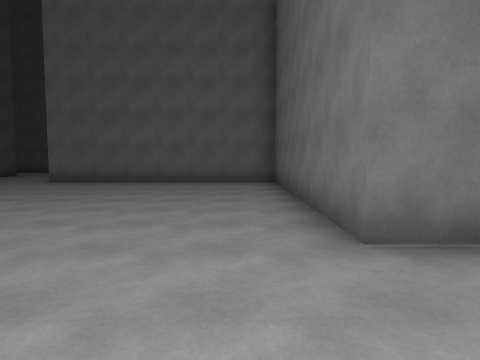
view 1 (above)

24 first-person views from a walk through a 3-D level made in the Unity game engine. The camera is 1.5 m above the floor, tilts 4° down and sees 75° across. The floor is counted in squares, 2.14 m on a side. Each view is taken from the middle of a square. On the plan, view 1 faces up. The plan holds only what a view shows up to about 10 squares ahead; the rest is blank. The place goes on beyond the plan. The player is left out.

view 2
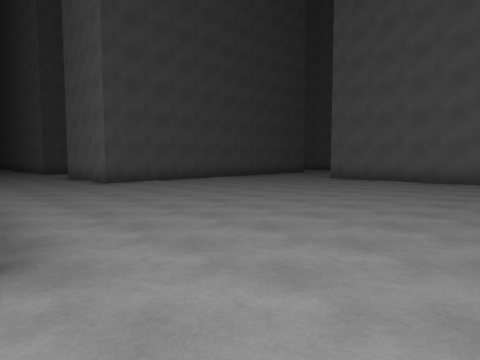

view 3
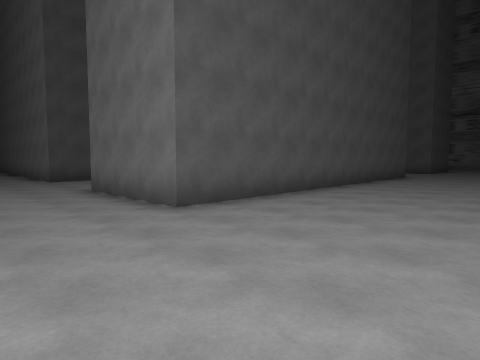

view 4
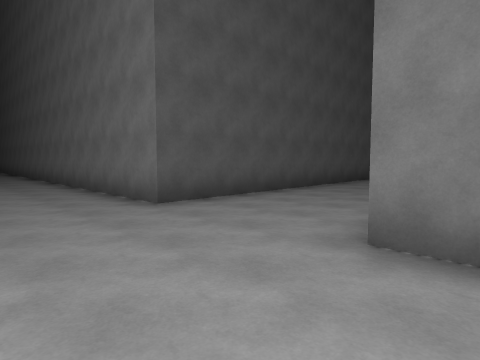

view 5
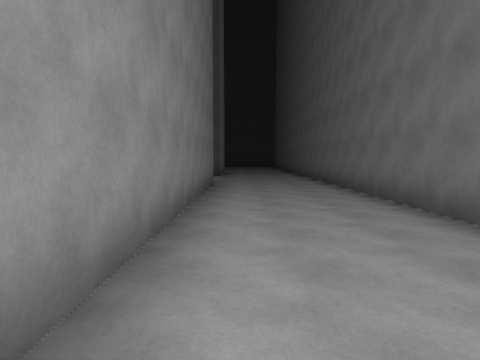

view 6
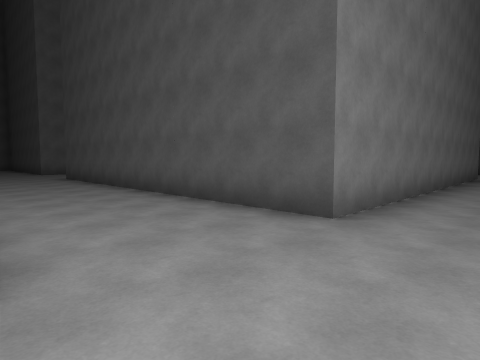

view 7
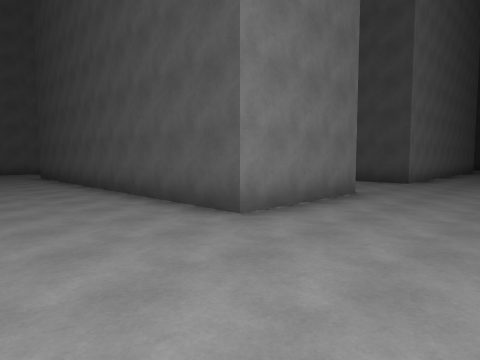

view 8
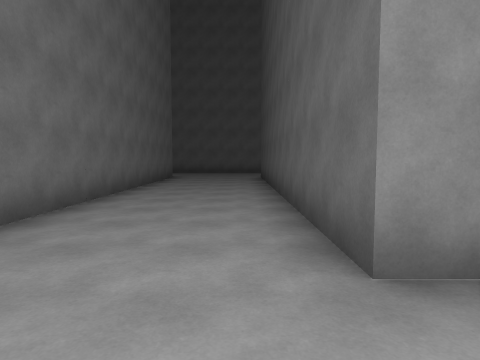

view 9
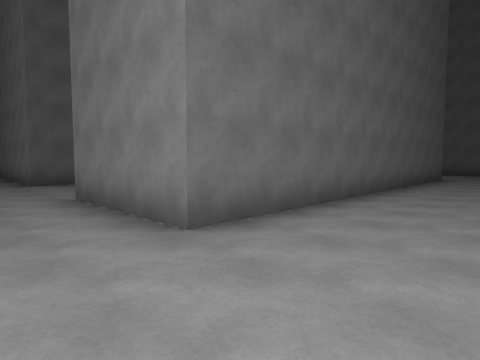

view 10
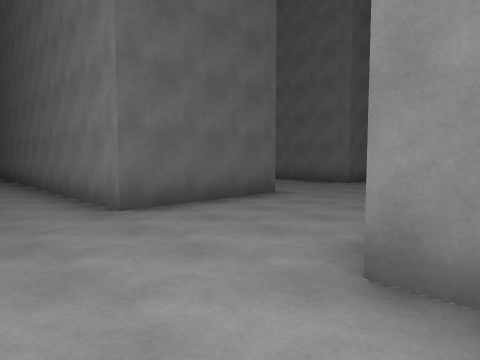

view 11
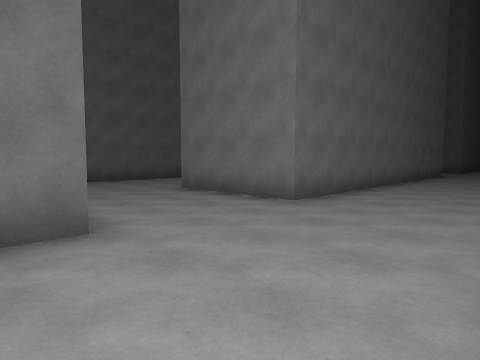

view 12
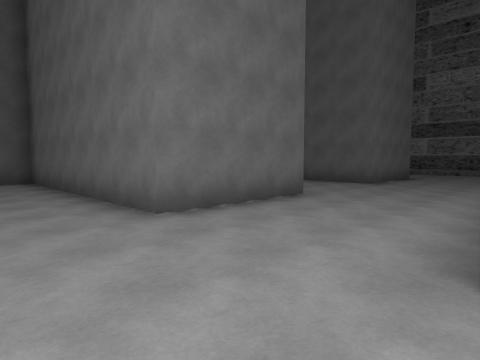

view 13
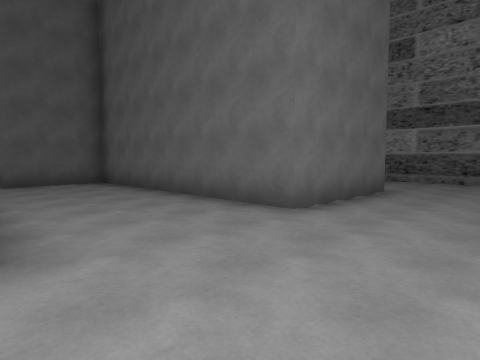

view 14
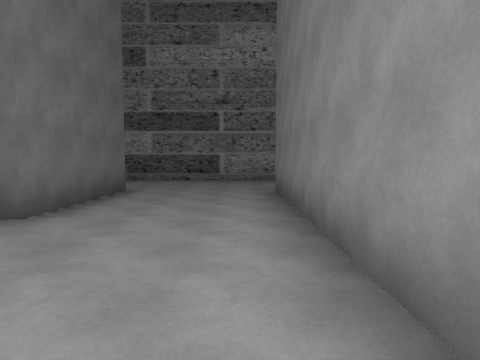

view 15
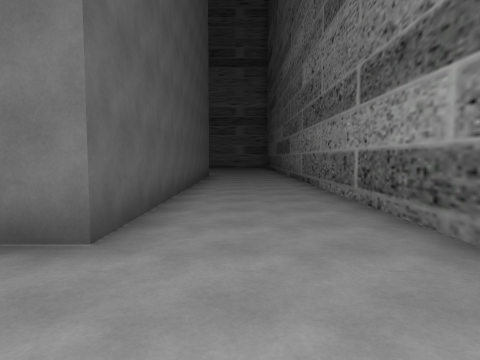

view 16
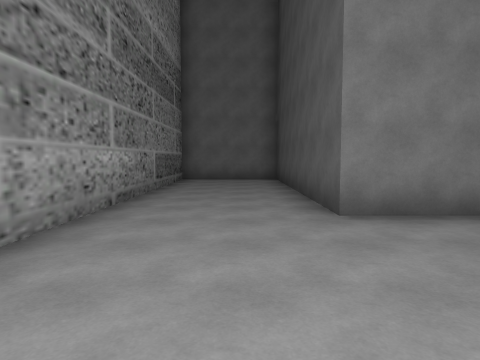

view 17
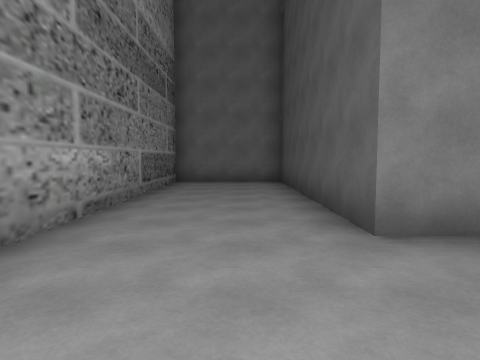

view 18
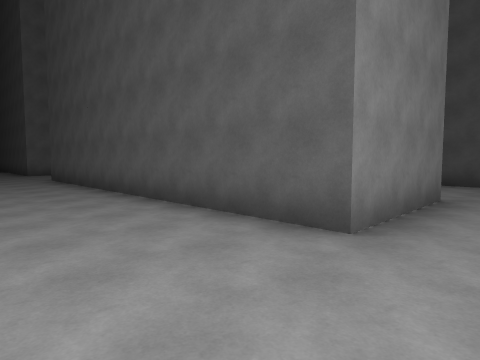

view 19
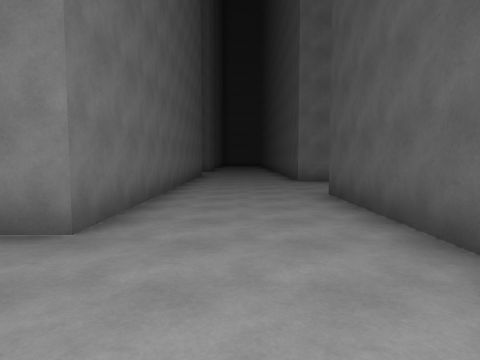

view 20
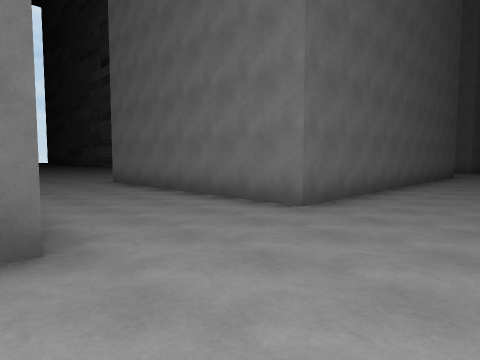

view 21
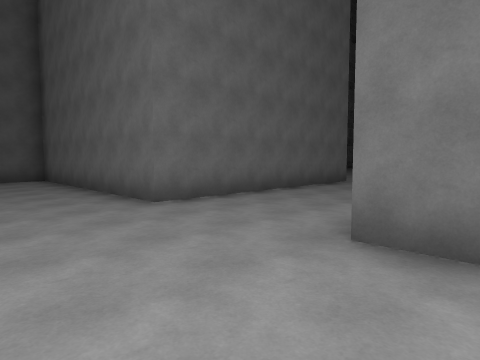

view 22
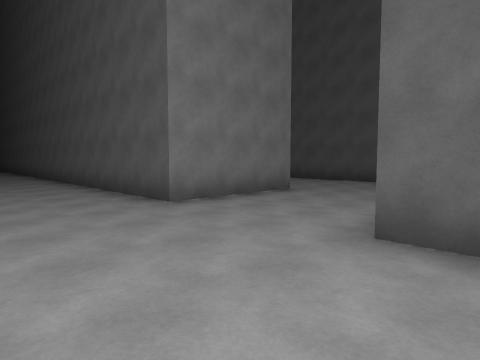

view 23
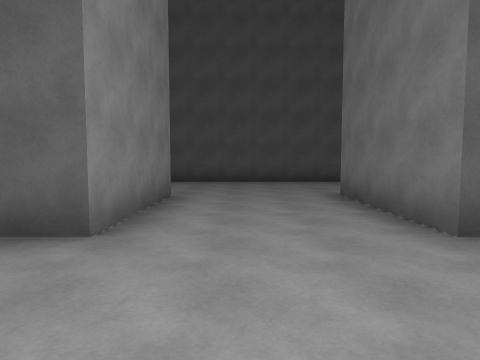

view 24
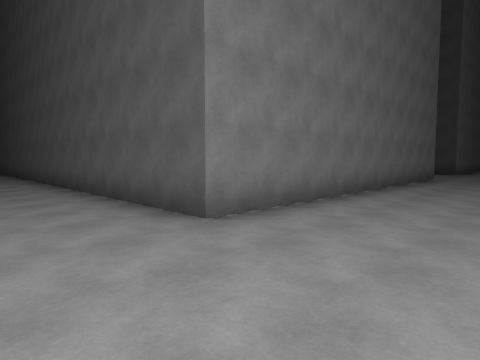

### Floor plan
Points are (right, up) in squares from view 1. A wall is a line through its corners. A room is listed if a view was taken in it or the views show most of it. See-through windows are left out.
Room 1 (views 1, 2, 3, 4, 5, 6, 7, 8, 9, 10, 11, 12, 13, 14, 15, 16, 17, 18, 19, 20, 21, 22, 23, 24)
walls: (-5.5, -10.6) (-5.5, -0.8) (-2.2, -0.8); (-2.3, -7.1) (-2.3, -8); (-11.4, -13.8) (-2.3, -13.8) (-2.3, -23); (1, -4.1) (1, -0.8) (10.8, -0.8) (10.8, -7.3) (13.9, -7.3) (13.9, 10); (1, -14.2) (1, -7.3) (4.3, -7.3) (4.3, -17.1) (1, -17.1); (-12.1, -0.8) (-8.8, -0.8) (-8.8, -9.5); (1, -20.3) (4.3, -20.3) (4.3, -26.5); (4.4, 2.5) (1, 2.5) (1, 9) (-5.5, 9); (7.5, -21.6) (7.5, -13.8) (14.1, -13.8); (-8.8, 10.5) (-8.8, 2.5) (-12.1, 2.5); (-25.1, -0.8) (-15.3, -0.8) (-15.3, -9.9); (-15.3, 9.9) (-15.3, 2.5) (-26, 2.5); (14.1, -10.6) (7.5, -10.6) (7.5, -4) (6.4, -4); (10.8, 9.9) (10.8, 2.5) (7.5, 2.5) (7.5, 9) (5.1, 9)

Where each view was taken, in squares from view 1:
view 1: 0 up, 0 right, facing up
view 2: 1 down, 0 right, facing up-left
view 3: 0 up, 5 left, facing up-left
view 4: 0 up, 11 left, facing up-left
view 5: 0 up, 16 left, facing left
view 6: 1 up, 12 left, facing down-left
view 7: 2 up, 6 left, facing down-left
view 8: 1 up, 8 left, facing down
view 9: 1 up, 8 left, facing down-right
view 10: 1 up, 3 left, facing down-right
view 11: 3 down, 2 left, facing down-right
view 12: 1 down, 1 left, facing up-right
view 13: 0 up, 4 right, facing up-right
view 14: 0 up, 4 right, facing right
view 15: 0 up, 12 right, facing up
view 16: 3 up, 12 right, facing down
view 17: 2 up, 12 right, facing down
view 18: 6 down, 7 right, facing down-left
view 19: 11 down, 6 right, facing down
view 20: 10 down, 5 right, facing down-right
view 21: 15 down, 5 right, facing up-right
view 22: 16 down, 7 right, facing down-left
view 23: 19 down, 7 right, facing left
view 24: 11 down, 0 right, facing down-left
